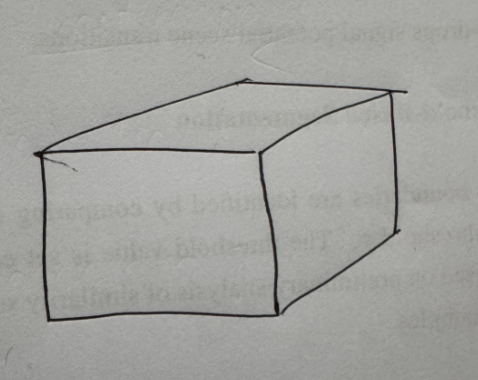
#> input picture cuboid.png, 478 x 380 px
$ jupyter execute method2_hough_probabilistic.ipynb
#> lines starting #> are read from the running program, lines starting #| are printed output that depends on the picture; after the words box and inside, x2 and y2 are one past the last pixel; in counts of white or black regions, pixels touching at a corner belong together
# Method 2: Probabilistic Hough Transform
Uses `cv2.HoughLinesP` to detect finite line segments with start/end points.

[cell 1]
import cv2
import numpy as np
import matplotlib.pyplot as plt

img_color = cv2.imread('cuboid.png')
#> img_color is the input picture: shape (380, 478, 3); mean B, G, R 158.7, 162.5, 161.8
img_rgb = cv2.cvtColor(img_color, cv2.COLOR_BGR2RGB)
gray = cv2.cvtColor(img_color, cv2.COLOR_BGR2GRAY)
blurred = cv2.GaussianBlur(gray, (5, 5), 1.5)
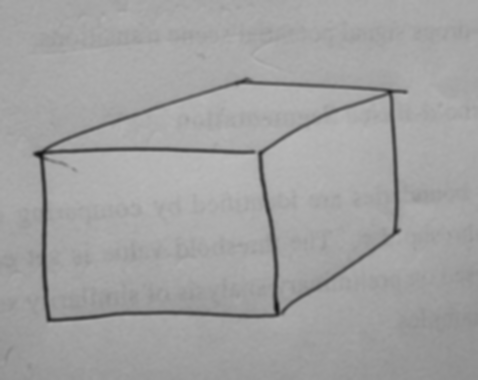
#> blurred: shape (380, 478); min 21, max 185, mean 161.8
edges = cv2.Canny(blurred, 50, 150)
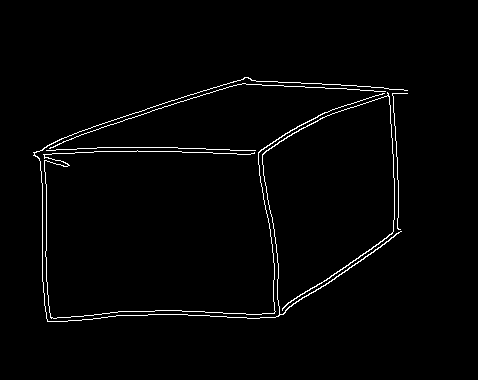
#> edges: shape (380, 478); 1.8% white in thin lines or dots, all inside (x1, y1, x2, y2) = (33, 77, 408, 322)

# Probabilistic Hough Transform returns actual line segments [x1,y1,x2,y2]
lines = cv2.HoughLinesP(edges, rho=1, theta=np.pi/180, threshold=30,
                        minLineLength=30, maxLineGap=10)
#> lines = 37 rows, first 6: [313, 292, 384, 244], [162, 151, 236, 153], [97, 147, 153, 147], [74, 133, 246, 77], [46, 281, 46, 184], [42, 281, 42, 183]

fig, axes = plt.subplots(1, 2, figsize=(20, 8))
axes[0].imshow(img_rgb)
axes[0].set_title('Original')
axes[0].axis('off')

axes[1].imshow(img_rgb)
axes[1].set_title(f'Probabilistic Hough Transform ({len(lines) if lines is not None else 0} segments)')
axes[1].axis('off')

if lines is not None:
    for line in lines:
        x1, y1, x2, y2 = line[0]
        axes[1].plot([x1, x2], [y1, y2], color='lime', linewidth=2)
#> this loop made 37 passes
#> (x1, y1, x2, y2) on passes 1 to 12: (313, 292, 384, 244), (162, 151, 236, 153), (97, 147, 153, 147), (74, 133, 246, 77), (46, 281, 46, 184), (42, 281, 42, 183), (160, 147, 205, 148), (75, 152, 148, 151), (178, 314, 259, 318), (63, 141, 180, 101), (321, 283, 399, 229), (270, 229, 274, 267)

plt.tight_layout()
fig.savefig('result_hough_probabilistic.png', dpi=150, bbox_inches='tight')
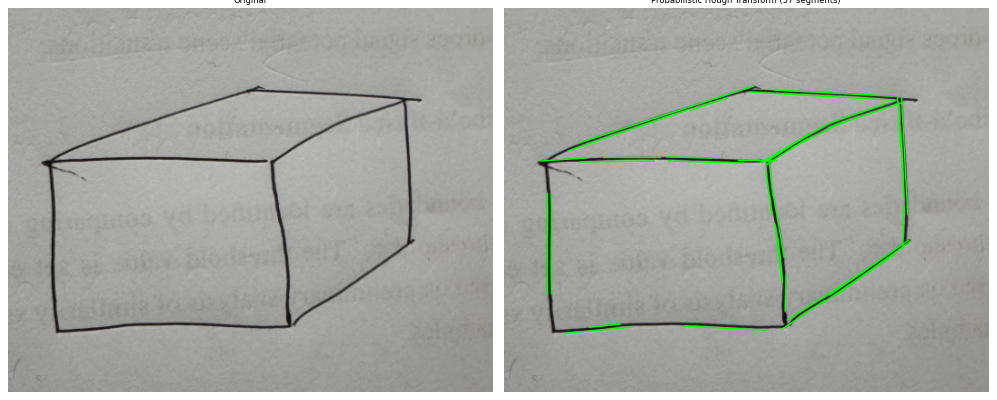
#> figure drawn by matplotlib, 2 panels
plt.show()
print(f'Segments detected: {len(lines) if lines is not None else 0}')
#| Segments detected: 37
